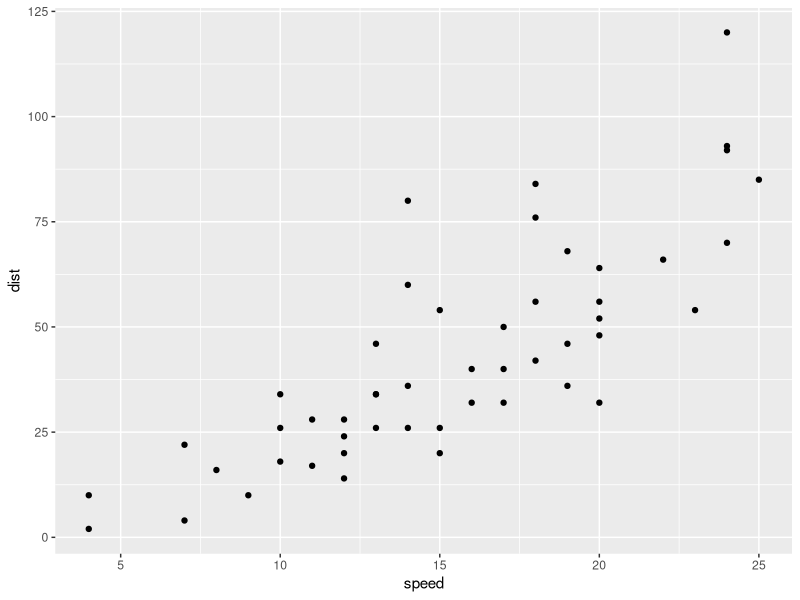
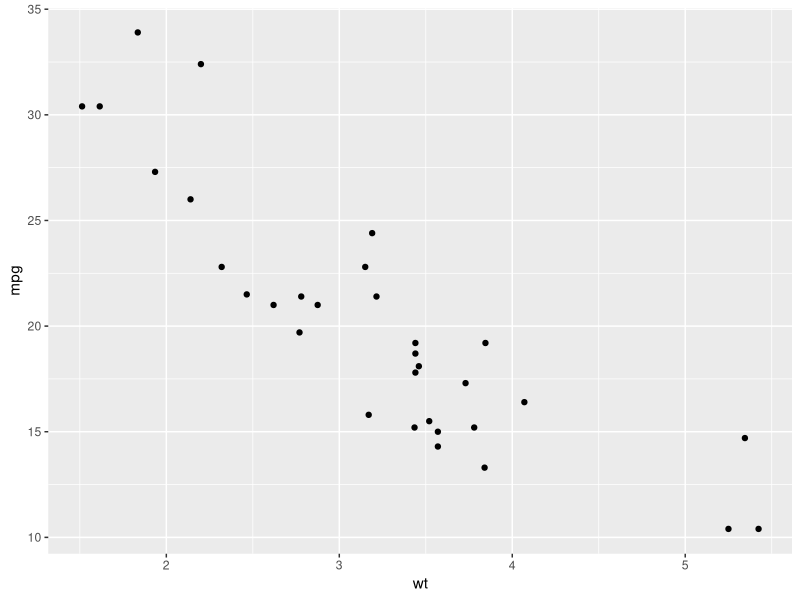
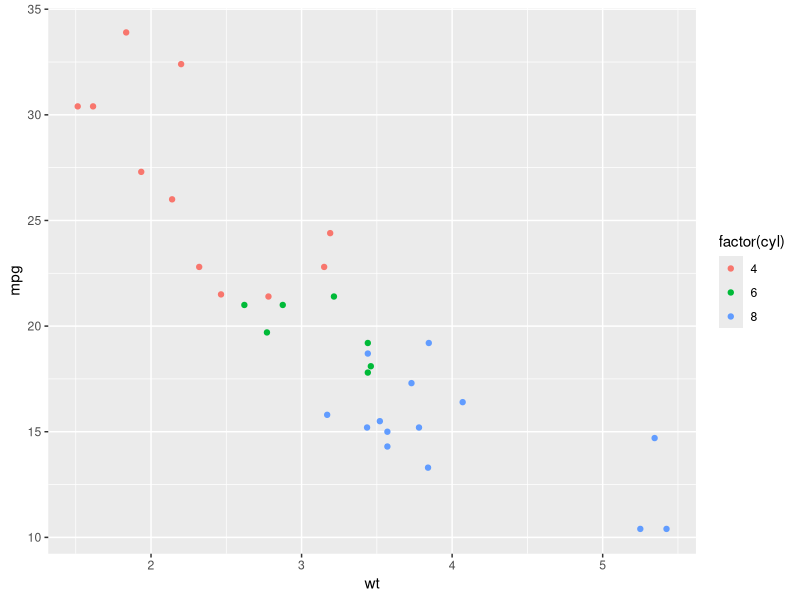

Recreate these plots in R, in order.
library(ggplot2)
ggplot(cars, aes(speed, dist)) + geom_point()
mtcars_ggplot <- ggplot(mtcars, aes(wt, mpg))
#create 2 additional plots:
mtcars_ggplot + geom_point()
mtcars_ggplot + geom_point(aes(col = factor(cyl)))
